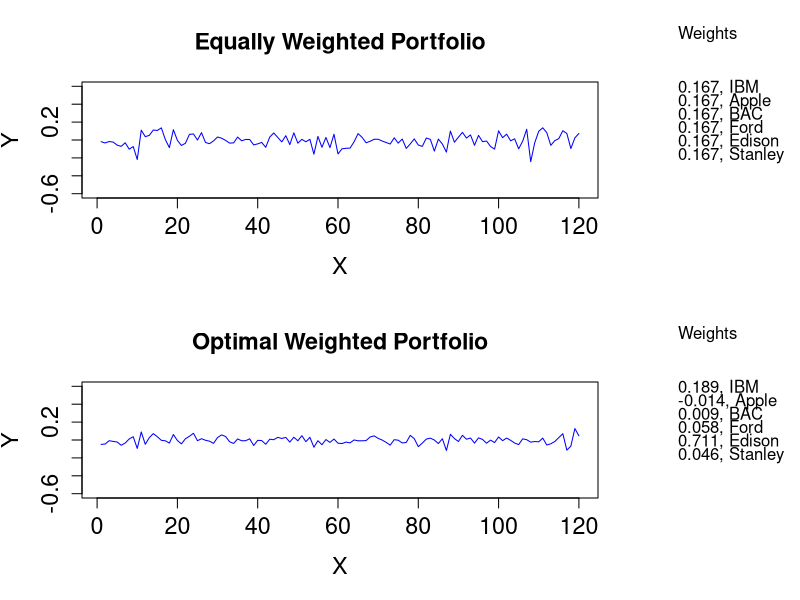

Here is the R script that generated this plot:
# −−−−−−−−−−−−−−−−−−−−−−−−−−−−−−−−−−−−−−−−−−−−−−−−−−−−−−
# Name of QuantLet : MVAportfol
# −−−−−−−−−−−−−−−−−−−−−−−−−−−−−−−−−−−−−−−−−−−−−−−−−−−−−−
# Published in : Applied Multivariate Statistical Analysis
# −−−−−−−−−−−−−−−−−−−−−−−−−−−−−−−−−−−−−−−−−−−−−−−−−−−−−−
# Description : Computes the optimal portfolio weights with monthly 
# returns of six US firms from Jan 2000 to Dec 2009. The optimal 
# portfolio is compared with an equally weighted one. 
# −−−−−−−−−−−−−−−−−−−−−−−−−−−−−−−−−−−−−−−−−−−−−−−−−−−−−−
# Keywords : financial, portfolio, returns, asset, time-series, 
# data visualization, plot, graphical representation
# −−−−−−−−−−−−−−−−−−−−−−−−−−−−−−−−−−−−−−−−−−−−−−−−−−−−−−
# See also : MVAportfol_IBM_Ford, MVAportfol_IBM_PanAm, MVAreturns
# −−−−−−−−−−−−−−−−−−−−−−−−−−−−−−−−−−−−−−−−−−−−−−−−−−−−−−
# Author : Zografia Anastasiadou
# −−−−−−−−−−−−−−−−−−−−−−−−−−−−−−−−−−−−−−−−−−−−−−−−−−−−−−
# Submitted : Fri, August 05 2011 by Awdesch Melzer
# −−−−−−−−−−−−−−−−−−−−−−−−−−−−−−−−−−−−−−−−−−−−−−−−−−−−−−
# Datafile : apple.csv, bac.csv, ed.csv, ford.csv, ibm.csv, ms.csv
# −−−−−−−−−−−−−−−−−−−−−−−−−−−−−−−−−−−−−−−−−−−−−−−−−−−−−−
# Example : Portfolio of all six assets, equal and efficient weights.
# −−−−−−−−−−−−−−−−−−−−−−−−−−−−−−−−−−−−−−−−−−−−−−−−−−−−−−

# clear all variables
rm(list = ls(all = TRUE))
graphics.off()

# load data
ibm   = read.csv("ibm.csv")
apple = read.csv("apple.csv")
bac   = read.csv("bac.csv")
ford  = read.csv("ford.csv")
ed    = read.csv("ed.csv")
ms    = read.csv("ms.csv")

# compute returns for IBM
y1 = ibm[, 5]
a  = 0
i  = 1
while (i <= 120) {
    i    = i + 1
    a[i] = (y1[i] - y1[i - 1])/y1[i]
}
x1 = a[2:121] 	

# compute returns for Apple
y2 = apple[, 5]
b  = 0
i  = 1
while (i <= 120) {
    i    = i + 1
    b[i] = (y2[i] - y2[i - 1])/y2[i]
}
x2 = b[2:121] 	

# compute returns for Bank of America Corporation
y3 = bac[, 5]
d  = 0
i  = 1
while (i <= 120) {
    i    = i + 1
    d[i] = (y3[i] - y3[i - 1])/y3[i]
}
x3 = d[2:121]

# compute returns for Forward Industries
y4 = ford[, 5]
f  = 0
i  = 1
while (i <= 120) {
    i    = i + 1
    f[i] = (y4[i] - y4[i - 1])/y4[i]
}
x4 = f[2:121]

# compute returns for Consolidated Edison
y5 = ed[, 5]
g  = 0
i  = 1
while (i <= 120) {
    i    = i + 1
    g[i] = (y5[i] - y5[i - 1])/y5[i]
}
x5 = g[2:121]

# compute returns for Morgan Stanley
y6 = ms[, 5]
h  = 0
i  = 1
while (i <= 120) {
    i    = i + 1
    h[i] = (y6[i] - y6[i - 1])/y6[i]
}
x6 = h[2:121]

ix  = c(1:6)                                # choose assets to use
x   = cbind(x1, x2, x3, x4, x5, x6)         # MVAportfolio of all assets
s1  = solve(cov(x))                         # inverse of empirical variance
one = rep(1, length(ix))                    # vector of ones
c2  = (s1 %*% one)/rep(t(one) %*% s1 %*% one, length(s1 %*% one))    # c2 weight
c1  = one/rep(sum(one), length(one))        # c1 weight
q1  = x %*% c1                              # Optimal MVAportfol returns 
q2  = x %*% c2                              # Nonoptimal MVAportfol returns 

t  = c(1:120)
d1 = cbind(t, q1)
d2 = cbind(t, q2)

# plot
par(mfrow = c(2, 1))
par(oma = c(0, 0, 0, 8))
plot(d1, type = "l", col = "blue", ylab = "Y", xlab = "X", main = "Equally Weighted Portfolio", 
    ylim = c(-0.6, 0.6), cex.lab = 1.4, cex.axis = 1.4, cex.main = 1.4)
mtext("Weights", side = 4, line = 4, at = 1.2, las = 2, font = 1)
mtext(toString(c(sprintf("%.3f", c1[1]), "IBM")), side = 4, line = 4, at = 0.6, las = 2)
mtext(toString(c(sprintf("%.3f", c1[2]), "Apple")), side = 4, line = 4, at = 0.45, 
    las = 2)
mtext(toString(c(sprintf("%.3f", c1[3]), "BAC")), side = 4, line = 4, at = 0.3, las = 2)
mtext(toString(c(sprintf("%.3f", c1[4]), "Ford")), side = 4, line = 4, at = 0.15, 
    las = 2)
mtext(toString(c(sprintf("%.3f", c1[5]), "Edison")), side = 4, line = 4, at = 0, 
    las = 2)
mtext(toString(c(sprintf("%.3f", c1[6]), "Stanley")), side = 4, line = 4, at = -0.15, 
    las = 2)
plot(d2, type = "l", col = "blue", ylab = "Y", xlab = "X", main = "Optimal Weighted Portfolio", 
    ylim = c(-0.6, 0.6), cex.lab = 1.4, cex.axis = 1.4, cex.main = 1.4)
mtext("Weights", side = 4, line = 4, at = 1.2, las = 2, font = 1)
mtext(toString(c(sprintf("%.3f", c2[1]), "IBM")), side = 4, line = 4, at = 0.6, las = 2)
mtext(toString(c(sprintf("%.3f", c2[2]), "Apple")), side = 4, line = 4, at = 0.45, 
    las = 2)
mtext(toString(c(sprintf("%.3f", c2[3]), "BAC")), side = 4, line = 4, at = 0.3, las = 2)
mtext(toString(c(sprintf("%.3f", c2[4]), "Ford")), side = 4, line = 4, at = 0.15, 
    las = 2)
mtext(toString(c(sprintf("%.3f", c2[5]), "Edison")), side = 4, line = 4, at = 0, 
    las = 2)
mtext(toString(c(sprintf("%.3f", c2[6]), "Stanley")), side = 4, line = 4, at = -0.15, 
    las = 2) 
